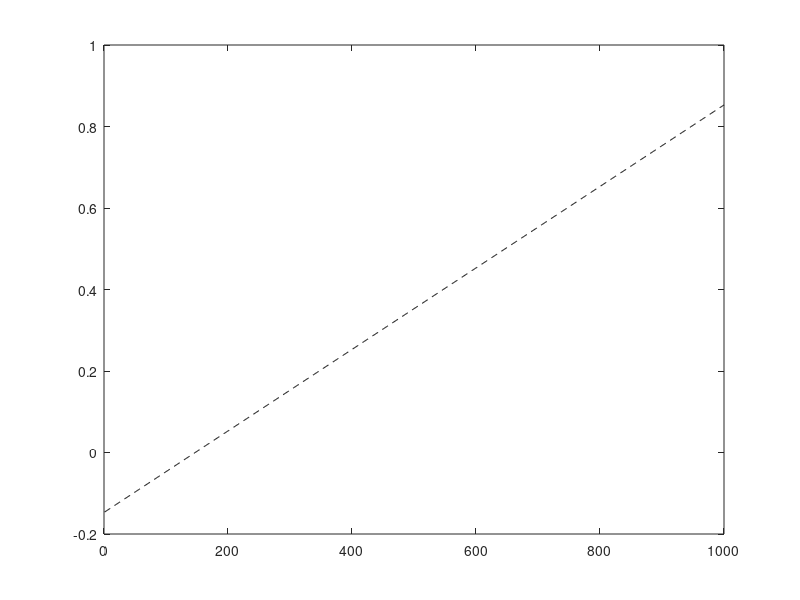

Write the MATLAB code that produced this figure. (Note: this script raises an error after producing the figure.)
function spinup

%Function to simulate the formation of a 1000m wide marsh onto a gentle upland slope (m) under a given set
%of conditions for sea level rise (R) and suspended sediment conentration
%(C), to be used as the initial condition for model runs. 

global tr
global numiterations
global P
global dt
global ws
global timestep
global BMax
global Dmin
global Dmax
global rhoo
global rhos

global yr
global organic_dep_autoch
global B
global mui
global mki
global elevation

clc

m=.001;
R=.001; % (m/yr)
C=50/1000; % (kg/m3)
amp=1.5; % (m)
tr=amp*2; % (m)
P=12.5*3600; % tidal period [s]
numiterations=500;
dt=P/numiterations;
rhos=2000;%bulk densities [kg/m3]
rhoo=85.0;%bulk density of organic matter [kg/m3]
ws=0.05*10^-3;%wsi typically set to .05 %effective settling velocity, m sec-1, Marani 2010 uses 0.2 mm s-1, Mudd 2009 uses .037 mm/s
timestep=365*(24/12.5); %[tidal cycles per year] number to multiply accretion simulated over a tidal cycle by
BMax=2500;% g/m2
Dmin=0; % (m)
Dmax=.7167*2*amp-.483; % (m)
OCb= 0.01; %0.01 is the average value (over time) from simulations in the main model with the same conditions.
B=1000; %Transect width (m)
dur=550; % (yr)

%Decomposition parameters
mui = 0.4; %[m] Depth below which decomposition goes to zero in the marsh
mki = 0.2; %Coefficient of decomposition in the marsh

tempelevation = (1:B).*m+amp+.02-Dmax;
% dur = (tempelevation(B)-amp)/R+50;
% dur=ceil(dur);

elevation = ones(dur,B);
elevation(1,:) = tempelevation;
organic_dep_autoch=zeros(dur,B);
organic_dep_alloch=zeros(dur,B);


close all

figure
xlabel('Distance (m)')
ylabel('Elevation relative to initial SL (m)')
plot(1:B,elevation(1,:),'k--')
hold on

yri=1;

for yr = 2:dur
    yr
    msl=yr*R;
    [tempelevation,temporg_autoch,temporg_alloch,tempmin]=evolvemarsh(elevation(yr-1,:),msl,C,OCb);
    mineral_dep(yr,:) = tempmin; %[g] mineral sediment deposited in a given year
    organic_dep_autoch(yr,:) = temporg_autoch; %[g] belowground plant material deposited in a given year
    organic_dep_alloch(yr,:) = temporg_alloch; %[g] allochthanous organic material deposited in a given year
    elevation(yr,:)=tempelevation;
    x_f = find(elevation(yr,:)>(msl+amp-Dmin),1);
    [compaction]=decompose(1,x_f);
    elevation(yr,:) = elevation(yr,:)-compaction; %Adjust marsh and forest elevation due to compaction from decomposition
    if yr > 25*yri
        plot(1:B,elevation(yr,:),'k-')
        yri = yri+1;
    end
end

elev=elevation;
save(['elev.mat'],'elev')
elev_25=elev;
save(['mineral deposition.mat'],'mineral_dep')
min_25=mineral_dep;
save(['organic deposition.mat'],'organic_dep_autoch','organic_dep_alloch')
orgAT_25=organic_dep_autoch;
orgAL_25=organic_dep_alloch;
save(['MarshStrat_all_3mtr_RSLR' num2str(R*1000) '_CO' num2str(C*1000) '.mat'],'elev_25','min_25','orgAL_25','orgAT_25')
